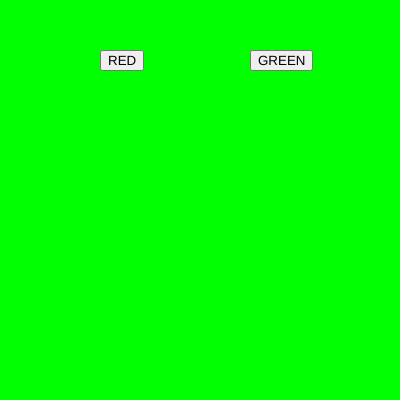
Frame 1 (no input)
Frame 60 (no input): identical to frame 1, image omitted
Frame 120 (the mouse pressed at the canvas centre since frame 60): identical to frame 1, image omitted

The p5.js sketch that drew this single still picture (run headless with seeded random() and noise() and a simulated clock; from frame 60 on, the mouse is pressed at the canvas centre):

// p5.js sketch
// ── sketch.js
var btn_red;
var btn_green;

var r = 0;
var g = 0;
var b = 0;

function setup() {
  createCanvas(400, 400);  

btn_red = createButton("RED");
btn_red.position(100,50);
btn_red.mousePressed(red_bg());

btn_green = createButton("GREEN");
btn_green.position(250,50);
btn_green.mousePressed(green_bg());

}

function draw() {
  background(r,g,b);
}


function red_bg()
{
 r = 255;
 g = 0;
 b = 0;
 
}

function green_bg()
{
 r = 0;
 g = 255;
 b = 0;
 
}
